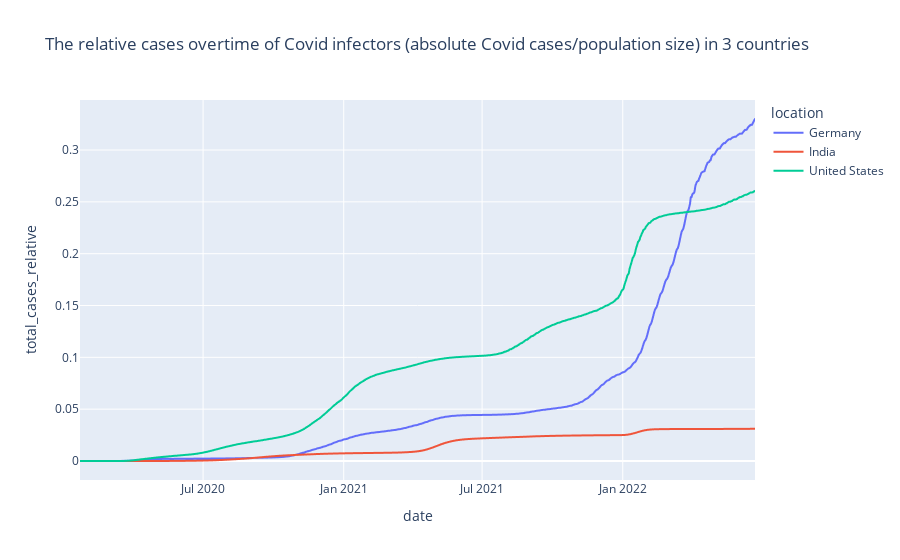

Notebook cell for this chart:
### Code cell
#Plot new cases as a function of date
import plotly.express as px

fig = px.line(df_threeCountries, x="date", y="total_cases_relative", color = 'location', title='The relative cases overtime of Covid infectors (absolute Covid cases/population size) in 3 countries')
fig.show()

### Figure 1 — Plotly figure (JSON) as saved in the notebook; plotly's stock layout.template omitted (floating-point values rounded to 4 significant figures; data arrays with more than 128 entries replaced by an {"elided": "..."} marker saying what was removed)
{"data": [{"hovertemplate": "location=Germany<br>date=%{x}<br>total_cases_relative=%{y}<extra></extra>", "legendgroup": "Germany", "line": {"color": "#636efa", "dash": "solid"}, "marker": {"symbol": "circle"}, "mode": "lines", "name": "Germany", "showlegend": true, "type": "scattergl", "x": {"elided": "879 str values"}, "xaxis": "x", "y": {"elided": "879 float values"}, "yaxis": "y"}, {"hovertemplate": "location=India<br>date=%{x}<br>total_cases_relative=%{y}<extra></extra>", "legendgroup": "India", "line": {"color": "#EF553B", "dash": "solid"}, "marker": {"symbol": "circle"}, "mode": "lines", "name": "India", "showlegend": true, "type": "scattergl", "x": {"elided": "876 str values"}, "xaxis": "x", "y": {"elided": "876 float values"}, "yaxis": "y"}, {"hovertemplate": "location=United States<br>date=%{x}<br>total_cases_relative=%{y}<extra></extra>", "legendgroup": "United States", "line": {"color": "#00cc96", "dash": "solid"}, "marker": {"symbol": "circle"}, "mode": "lines", "name": "United States", "showlegend": true, "type": "scattergl", "x": {"elided": "884 str values"}, "xaxis": "x", "y": {"elided": "884 float values"}, "yaxis": "y"}], "layout": {"legend": {"title": {"text": "location"}, "tracegroupgap": 0}, "title": {"text": "The relative cases overtime of Covid infectors (absolute Covid cases/population size) in 3 countries"}, "xaxis": {"anchor": "y", "domain": [0, 1], "title": {"text": "date"}}, "yaxis": {"anchor": "x", "domain": [0, 1], "title": {"text": "total_cases_relative"}}}}
